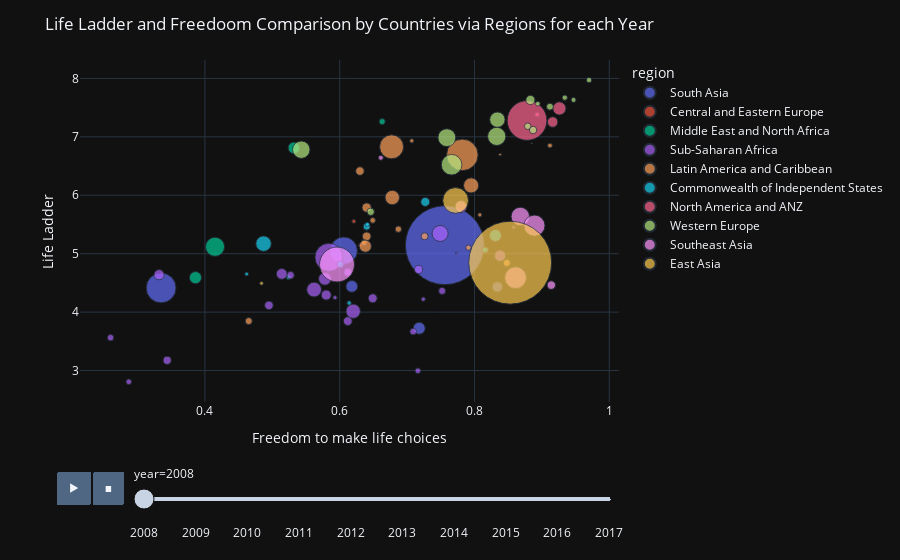

Source (notebook cell):
### Markdown cell above
<a id= '12'></a>

## Relationship Between Happiness and Freedom

### Code cell
fig = px.scatter(pop_df, 
                x='Freedom to make life choices',
                y = 'Life Ladder',
                animation_frame='year',
                animation_group='Country name',
                size= 'population',
                template='plotly_dark',
                color='region',
                hover_name='Country name',
                size_max=60)

fig.update_layout(title='Life Ladder and Freedoom Comparison by Countries via Regions for each Year')
fig.show()

### Figure 1 — Plotly figure (JSON) as saved in the notebook; plotly's stock layout.template omitted (floating-point values rounded to 4 significant figures)
{"data": [{"hovertemplate": "<b>%{hovertext}</b><br><br>region=South Asia<br>year=2008<br>Freedom to make life choices=%{x}<br>Life Ladder=%{y}<br>population=%{marker.size}<extra></extra>", "hovertext": ["Afghanistan", "Bangladesh", "India", "Nepal", "Pakistan", "Sri Lanka"], "ids": ["Afghanistan", "Bangladesh", "India", "Nepal", "Pakistan", "Sri Lanka"], "legendgroup": "South Asia", "marker": {"color": "#636efa", "size": [27722276, 144304167, 1200669765, 26666576, 171648986, 19983984], "sizemode": "area", "sizeref": 385100.0, "symbol": "circle"}, "mode": "markers", "name": "South Asia", "orientation": "v", "showlegend": true, "type": "scatter", "x": [0.718, 0.606, 0.756, 0.618, 0.335, 0.834], "xaxis": "x", "y": [3.724, 5.052, 5.146, 4.441, 4.414, 4.431], "yaxis": "y"}, {"hovertemplate": "<b>%{hovertext}</b><br><br>region=Central and Eastern Europe<br>year=2008<br>Freedom to make life choices=%{x}<br>Life Ladder=%{y}<br>population=%{marker.size}<extra></extra>", "hovertext": ["Estonia", "Kosovo", "Latvia", "Lithuania"], "ids": ["Estonia", "Kosovo", "Latvia", "Lithuania"], "legendgroup": "Central and Eastern Europe", "marker": {"color": "#EF553B", "size": [1337090, 1747383, 2177322, 3198231], "sizemode": "area", "sizeref": 385100.0, "symbol": "circle"}, "mode": "markers", "name": "Central and Eastern Europe", "orientation": "v", "showlegend": true, "type": "scatter", "x": [0.642, null, 0.63, 0.621], "xaxis": "x", "y": [5.452, 5.522, 5.145, 5.554], "yaxis": "y"}, {"hovertemplate": "<b>%{hovertext}</b><br><br>region=Middle East and North Africa<br>year=2008<br>Freedom to make life choices=%{x}<br>Life Ladder=%{y}<br>population=%{marker.size}<extra></extra>", "hovertext": ["Iraq", "Israel", "Jordan", "Lebanon", "Saudi Arabia", "Turkey"], "ids": ["Iraq", "Israel", "Jordan", "Lebanon", "Saudi Arabia", "Turkey"], "legendgroup": "Middle East and North Africa", "marker": {"color": "#00cc96", "size": [28385746, 7308800, 6556478, 4764741, 25888541, 70418604], "sizemode": "area", "sizeref": 385100.0, "symbol": "circle"}, "mode": "markers", "name": "Middle East and North Africa", "orientation": "v", "showlegend": true, "type": "scatter", "x": [0.386, 0.663, null, 0.524, 0.532, 0.415], "xaxis": "x", "y": [4.59, 7.261, 4.93, 4.595, 6.811, 5.118], "yaxis": "y"}, {"hovertemplate": "<b>%{hovertext}</b><br><br>region=Sub-Saharan Africa<br>year=2008<br>Freedom to make life choices=%{x}<br>Life Ladder=%{y}<br>population=%{marker.size}<extra></extra>", "hovertext": ["Benin", "Botswana", "Burkina Faso", "Burundi", "Cameroon", "Chad", "Djibouti", "Ghana", "Kenya", "Liberia", "Madagascar", "Mali", "Mauritania", "Mozambique", "Niger", "Nigeria", "Rwanda", "Senegal", "Sierra Leone", "South Africa", "Tanzania", "Togo", "Uganda", "Zambia", "Zimbabwe"], "ids": ["Benin", "Botswana", "Burkina Faso", "Burundi", "Cameroon", "Chad", "Djibouti", "Ghana", "Kenya", "Liberia", "Madagascar", "Mali", "Mauritania", "Mozambique", "Niger", "Nigeria", "Rwanda", "Senegal", "Sierra Leone", "South Africa", "Tanzania", "Togo", "Uganda", "Zambia", "Zimbabwe"], "legendgroup": "Sub-Saharan Africa", "marker": {"color": "#ab63fa", "size": [8696921, 1915639, 14689725, 8126102, 19252666, 11183588, 816358, 23563825, 39791981, 3607860, 19996473, 14113577, 3296238, 22276596, 15250908, 150269623, 9524534, 12004701, 6133603, 49779471, 41853944, 6083420, 30431736, 12848530, 12379549], "sizemode": "area", "sizeref": 385100.0, "symbol": "circle"}, "mode": "markers", "name": "Sub-Saharan Africa", "orientation": "v", "showlegend": true, "type": "scatter", "x": [0.709, 0.858, 0.612, 0.26, 0.58, 0.527, 0.773, 0.838, 0.62, 0.724, 0.332, 0.495, 0.593, 0.514, 0.649, 0.584, 0.752, 0.612, 0.716, 0.749, 0.562, 0.287, 0.578, 0.717, 0.344], "xaxis": "x", "y": [3.667, 5.451, 3.846, 3.563, 4.292, 4.632, 5.009, 4.965, 4.015, 4.221, 4.64, 4.115, 4.248, 4.654, 4.236, 4.939, 4.363, 4.683, 2.997, 5.346, 4.385, 2.808, 4.569, 4.73, 3.174], "yaxis": "y"}, {"hovertemplate": "<b>%{hovertext}</b><br><br>region=Latin America and Caribbean<br>year=2008<br>Freedom to make life choices=%{x}<br>Life Ladder=%{y}<br>population=%{marker.size}<extra></extra>", "hovertext": ["Argentina", "Bolivia", "Brazil", "Chile", "Colombia", "Costa Rica", "Dominican Republic", "Ecuador", "El Salvador", "Guatemala", "Haiti", "Honduras", "Mexico", "Nicaragua", "Panama", "Paraguay", "Peru", "Trinidad and Tobago", "Uruguay"], "ids": ["Argentina", "Bolivia", "Brazil", "Chile", "Colombia", "Costa Rica", "Dominican Republic", "Ecuador", "El Salvador", "Guatemala", "Haiti", "Honduras", "Mexico", "Nicaragua", "Panama", "Paraguay", "Peru", "Trinidad and Tobago", "Uruguay"], "legendgroup": "Latin America and Caribbean", "marker": {"color": "#FFA15A", "size": [40080160, 9721454, 192030362, 16708258, 44254975, 4463125, 9458075, 14535739, 6131764, 14006428, 9646580, 7980955, 110815271, 5667432, 3516204, 6081296, 28562317, 1314443, 3340221], "sizemode": "area", "sizeref": 385100.0, "symbol": "circle"}, "mode": "markers", "name": "Latin America and Caribbean", "orientation": "v", "showlegend": true, "type": "scatter", "x": [0.678, 0.726, 0.782, 0.64, 0.795, 0.912, 0.848, 0.64, 0.636, 0.63, 0.465, 0.687, 0.677, 0.791, 0.707, 0.649, 0.638, 0.838, 0.808], "xaxis": "x", "y": [5.961, 5.298, 6.691, 5.789, 6.168, 6.851, 4.842, 5.297, 5.191, 6.414, 3.846, 5.42, 6.829, 5.104, 6.931, 5.57, 5.129, 6.696, 5.664], "yaxis": "y"}, {"hovertemplate": "<b>%{hovertext}</b><br><br>region=Commonwealth of Independent States<br>year=2008<br>Freedom to make life choices=%{x}<br>Life Ladder=%{y}<br>population=%{marker.size}<extra></extra>", "hovertext": ["Armenia", "Azerbaijan", "Belarus", "Georgia", "Kazakhstan", "Moldova", "Tajikistan", "Ukraine", "Uzbekistan"], "ids": ["Armenia", "Azerbaijan", "Belarus", "Georgia", "Kazakhstan", "Moldova", "Tajikistan", "Ukraine", "Uzbekistan"], "legendgroup": "Commonwealth of Independent States", "marker": {"color": "#19d3f3", "size": [2907618, 8763400, 9527985, 3848449, 15674000, 3570108, 7209930, 46258200, 27302800], "sizemode": "area", "sizeref": 385100.0, "symbol": "circle"}, "mode": "markers", "name": "Commonwealth of Independent States", "orientation": "v", "showlegend": true, "type": "scatter", "x": [0.462, 0.601, 0.64, 0.614, 0.727, 0.641, 0.816, 0.487, 0.831], "xaxis": "x", "y": [4.652, 4.817, 5.463, 4.156, 5.886, 5.503, 5.064, 5.172, 5.311], "yaxis": "y"}, {"hovertemplate": "<b>%{hovertext}</b><br><br>region=North America and ANZ<br>year=2008<br>Freedom to make life choices=%{x}<br>Life Ladder=%{y}<br>population=%{marker.size}<extra></extra>", "hovertext": ["Australia", "Canada", "New Zealand", "United States"], "ids": ["Australia", "Canada", "New Zealand", "United States"], "legendgroup": "North America and ANZ", "marker": {"color": "#FF6692", "size": [21249200, 33247118, 4259800, 304093966], "sizemode": "area", "sizeref": 385100.0, "symbol": "circle"}, "mode": "markers", "name": "North America and ANZ", "orientation": "v", "showlegend": true, "type": "scatter", "x": [0.916, 0.926, 0.893, 0.878], "xaxis": "x", "y": [7.254, 7.486, 7.381, 7.28], "yaxis": "y"}, {"hovertemplate": "<b>%{hovertext}</b><br><br>region=Western Europe<br>year=2008<br>Freedom to make life choices=%{x}<br>Life Ladder=%{y}<br>population=%{marker.size}<extra></extra>", "hovertext": ["Austria", "Belgium", "Denmark", "Finland", "France", "Germany", "Iceland", "Ireland", "Italy", "Netherlands", "Norway", "Portugal", "Spain", "Sweden", "United Kingdom"], "ids": ["Austria", "Belgium", "Denmark", "Finland", "France", "Germany", "Iceland", "Ireland", "Italy", "Netherlands", "Norway", "Portugal", "Spain", "Sweden", "United Kingdom"], "legendgroup": "Western Europe", "marker": {"color": "#B6E880", "size": [8321496, 10709973, 5493621, 5313399, 64374984, 82110097, 317414, 4489544, 58826731, 16445593, 4768212, 10558177, 45954106, 9219637, 61806995], "sizemode": "area", "sizeref": 385100.0, "symbol": "circle"}, "mode": "markers", "name": "Western Europe", "orientation": "v", "showlegend": true, "type": "scatter", "x": [0.879, 0.887, 0.97, 0.934, 0.833, 0.766, 0.885, 0.894, 0.543, 0.883, 0.947, 0.646, 0.834, 0.912, 0.759], "xaxis": "x", "y": [7.181, 7.117, 7.971, 7.671, 7.008, 6.522, 6.888, 7.568, 6.78, 7.631, 7.632, 5.717, 7.294, 7.516, 6.986], "yaxis": "y"}, {"hovertemplate": "<b>%{hovertext}</b><br><br>region=Southeast Asia<br>year=2008<br>Freedom to make life choices=%{x}<br>Life Ladder=%{y}<br>population=%{marker.size}<extra></extra>", "hovertext": ["Cambodia", "Indonesia", "Malaysia", "Philippines", "Singapore", "Thailand", "Vietnam"], "ids": ["Cambodia", "Indonesia", "Malaysia", "Philippines", "Singapore", "Thailand", "Vietnam"], "legendgroup": "Southeast Asia", "marker": {"color": "#FF97FF", "size": [13883834, 235469762, 27236006, 90901965, 4839396, 66530984, 86243413], "sizemode": "area", "sizeref": 385100.0, "symbol": "circle"}, "mode": "markers", "name": "Southeast Asia", "orientation": "v", "showlegend": true, "type": "scatter", "x": [0.914, 0.596, 0.78, 0.861, 0.661, 0.868, 0.889], "xaxis": "x", "y": [4.462, 4.815, 5.807, 4.589, 6.642, 5.636, 5.48], "yaxis": "y"}, {"hovertemplate": "<b>%{hovertext}</b><br><br>region=East Asia<br>year=2008<br>Freedom to make life choices=%{x}<br>Life Ladder=%{y}<br>population=%{marker.size}<extra></extra>", "hovertext": ["China", "Japan", "Mongolia"], "ids": ["China", "Japan", "Mongolia"], "legendgroup": "East Asia", "marker": {"color": "#FECB52", "size": [1324655000, 128063000, 2631898], "sizemode": "area", "sizeref": 385100.0, "symbol": "circle"}, "mode": "markers", "name": "East Asia", "orientation": "v", "showlegend": true, "type": "scatter", "x": [0.853, 0.772, 0.484], "xaxis": "x", "y": [4.846, 5.911, 4.493], "yaxis": "y"}], "layout": {"legend": {"itemsizing": "constant", "title": {"text": "region"}, "tracegroupgap": 0}, "margin": {"t": 60}, "sliders": [{"active": 0, "currentvalue": {"prefix": "year="}, "len": 0.9, "pad": {"b": 10, "t": 60}, "steps": [{"args": [["2008"], {"frame": {"duration": 0, "redraw": false}, "fromcurrent": true, "mode": "immediate", "transition": {"duration": 0, "easing": "linear"}}], "label": "2008", "method": "animate"}, {"args": [["2009"], {"frame": {"duration": 0, "redraw": false}, "fromcurrent": true, "mode": "immediate", "transition": {"duration": 0, "easing": "linear"}}], "label": "2009", "method": "animate"}, {"args": [["2010"], {"frame": {"duration": 0, "redraw": false}, "fromcurrent": true, "mode": "immediate", "transition": {"duration": 0, "easing": "linear"}}], "label": "2010", "method": "animate"}, {"args": [["2011"], {"frame": {"duration": 0, "redraw": false}, "fromcurrent": true, "mode": "immediate", "transition": {"duration": 0, "easing": "linear"}}], "label": "2011", "method": "animate"}, {"args": [["2012"], {"frame": {"duration": 0, "redraw": false}, "fromcurrent": true, "mode": "immediate", "transition": {"duration": 0, "easing": "linear"}}], "label": "2012", "method": "animate"}, {"args": [["2013"], {"frame": {"duration": 0, "redraw": false}, "fromcurrent": true, "mode": "immediate", "transition": {"duration": 0, "easing": "linear"}}], "label": "2013", "method": "animate"}, {"args": [["2014"], {"frame": {"duration": 0, "redraw": false}, "fromcurrent": true, "mode": "immediate", "transition": {"duration": 0, "easing": "linear"}}], "label": "2014", "method": "animate"}, {"args": [["2015"], {"frame": {"duration": 0, "redraw": false}, "fromcurrent": true, "mode": "immediate", "transition": {"duration": 0, "easing": "linear"}}], "label": "2015", "method": "animate"}, {"args": [["2016"], {"frame": {"duration": 0, "redraw": false}, "fromcurrent": true, "mode": "immediate", "transition": {"duration": 0, "easing": "linear"}}], "label": "2016", "method": "animate"}, {"args": [["2017"], {"frame": {"duration": 0, "redraw": false}, "fromcurrent": true, "mode": "immediate", "transition": {"duration": 0, "easing": "linear"}}], "label": "2017", "method": "animate"}], "x": 0.1, "xanchor": "left", "y": 0, "yanchor": "top"}], "title": {"text": "Life Ladder and Freedoom Comparison by Countries via Regions for each Year"}, "updatemenus": [{"buttons": [{"args": [null, {"frame": {"duration": 500, "redraw": false}, "fromcurrent": true, "mode": "immediate", "transition": {"duration": 500, "easing": "linear"}}], "label": "&#9654;", "method": "animate"}, {"args": [[null], {"frame": {"duration": 0, "redraw": false}, "fromcurrent": true, "mode": "immediate", "transition": {"duration": 0, "easing": "linear"}}], "label": "&#9724;", "method": "animate"}], "direction": "left", "pad": {"r": 10, "t": 70}, "showactive": false, "type": "buttons", "x": 0.1, "xanchor": "right", "y": 0, "yanchor": "top"}], "xaxis": {"anchor": "y", "domain": [0, 1], "title": {"text": "Freedom to make life choices"}}, "yaxis": {"anchor": "x", "domain": [0, 1], "title": {"text": "Life Ladder"}}}}
